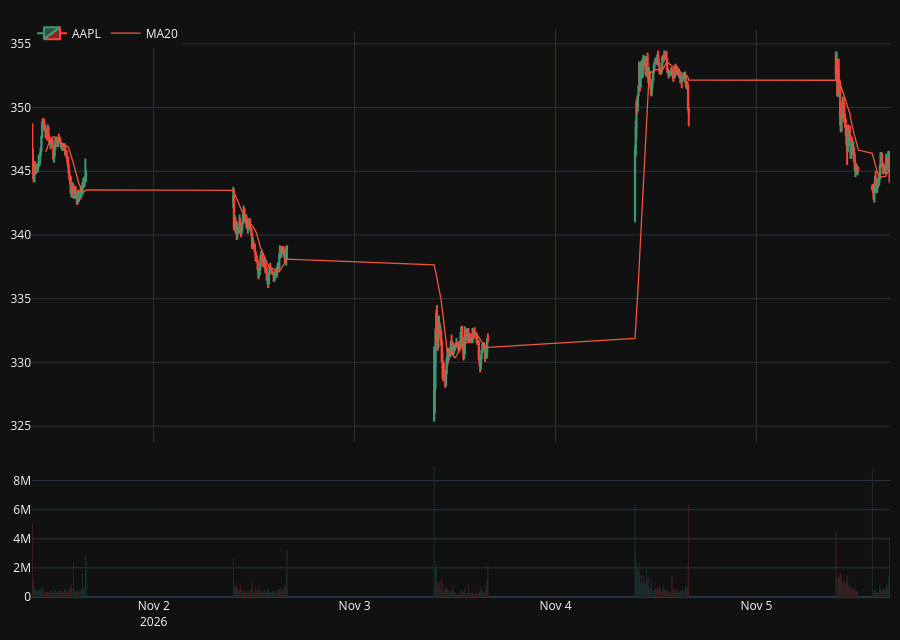

Notebook code for this chart:
### Markdown cell above
## 7. Intraday candles

Yahoo limits intraday history: 1m about 7 days, 5m and 15m about 60 days, 1h about 730 days.

### Code cell
intraday = load_history(ticker, "5d", "5m")
candlestick_figure(intraday, ticker, [20], hide_weekends=True).show()

### Figure 1 — Plotly figure (JSON) as saved in the notebook; plotly's stock layout.template omitted (floating-point values rounded to 4 significant figures; data arrays with more than 128 entries replaced by an {"elided": "..."} marker saying what was removed)
{"data": [{"close": {"elided": "371 float values"}, "high": {"elided": "371 float values"}, "low": {"elided": "371 float values"}, "name": "AAPL", "open": {"elided": "371 float values"}, "x": {"elided": "371 str values"}, "type": "candlestick", "xaxis": "x", "yaxis": "y"}, {"line": {"width": 1.3}, "name": "MA20", "x": {"elided": "371 str values"}, "y": {"elided": "371 float values"}, "type": "scatter", "xaxis": "x", "yaxis": "y"}, {"marker": {"color": {"elided": "371 str values"}}, "name": "Volume", "showlegend": false, "x": {"elided": "371 str values"}, "y": {"elided": "371 int values"}, "type": "bar", "xaxis": "x2", "yaxis": "y2"}], "layout": {"xaxis": {"anchor": "y", "domain": [0.0, 1.0], "matches": "x2", "showticklabels": false, "rangebreaks": [{"bounds": ["sat", "mon"]}], "rangeslider": {"visible": false}}, "yaxis": {"anchor": "x", "domain": [0.2725, 1.0]}, "xaxis2": {"anchor": "y2", "domain": [0.0, 1.0], "rangebreaks": [{"bounds": ["sat", "mon"]}]}, "yaxis2": {"anchor": "x2", "domain": [0.0, 0.2425]}, "margin": {"l": 10, "r": 10, "t": 30, "b": 10}, "legend": {"orientation": "h", "y": 1.02}, "height": 640}}
